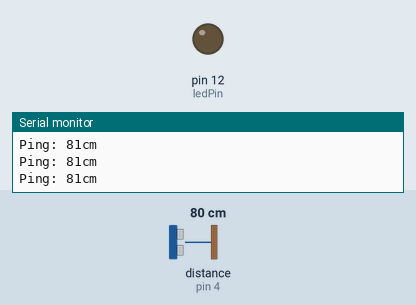
A sketch run on a simulated Arduino Uno, built with avr-gcc and run on an emulated ATmega328P. Shown: output pins drawn as LEDs (lit = HIGH), the last lines printed to the serial monitor. Inputs (shaded band) come from the test bench; at power-on: distance to the obstacle (sensor on pin 4) 80 cm. The echo pulse lasts 58.3 µs per cm.

Above: at 1.2 s.
1.3 s: distance to the obstacle (sensor on pin 4) set to 33 cm
4.3 s: distance to the obstacle (sensor on pin 4) set to 26 cm
At 5.1 s:
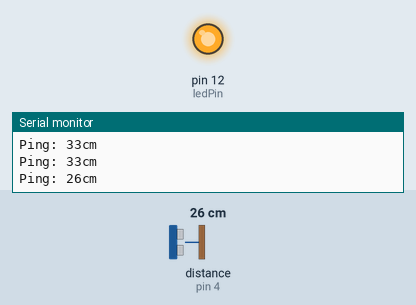
5.8 s: distance to the obstacle (sensor on pin 4) set to 35 cm
At 8.1 s:
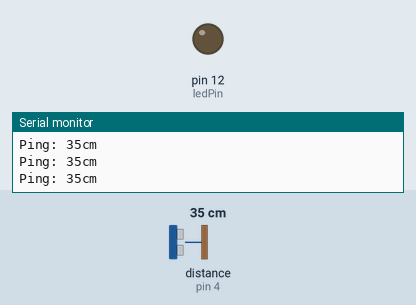
8.8 s: distance to the obstacle (sensor on pin 4) set to 2 cm
At 10.2 s:
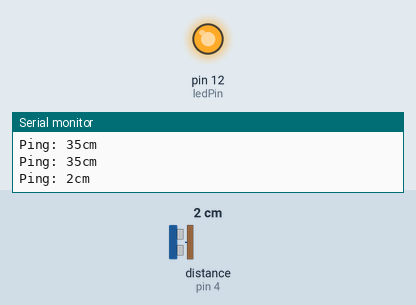
Timing chart, 0 to 11.3 s (numbered marks = the images above; inputs shaded):
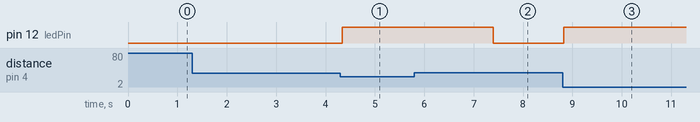

Measured:
- the behaviour switches between 30 and 29 cm on distance to the obstacle (sensor on pin 4) (found by bisection; images 0 and 1)
- after the input at 4.3 s, pin 12 (ledPin): LOW → HIGH at once
- after the input at 5.8 s, pin 12 (ledPin): HIGH → LOW after 1.6 s
- after the input at 8.8 s, pin 12 (ledPin): LOW → HIGH at once

The sketch:

UltraSonic_HC_SR04_NewPing.ino
```cpp
#include <NewPing.h>

int ledPin = 12;
int trigPin = 3;  // TrigPin 설정
int echoPin = 4;  // EchoPin 설정

#define MAX_DISTANCE 200 // 최대 거리 설정

NewPing sonar(trigPin, echoPin, MAX_DISTANCE);

void setup() {
  Serial.begin (9600); // 시리얼 통신 설정
  pinMode(ledPin, OUTPUT);
}

void loop(){
  unsigned int uS = sonar.ping();
  unsigned int dist = uS / US_ROUNDTRIP_CM;
  if( dist == 0) {
    Serial.println("distance over!!");
  } else {
    Serial.print("Ping: ");
    Serial.print(dist);
    Serial.println("cm");
  }
  if(dist != 0 && dist < 30) {
    digitalWrite(ledPin, 1);
    delay(3000);
  } else {
    digitalWrite(ledPin, 0);
  }
  delay(50); // 딜레이 설정
}
```
